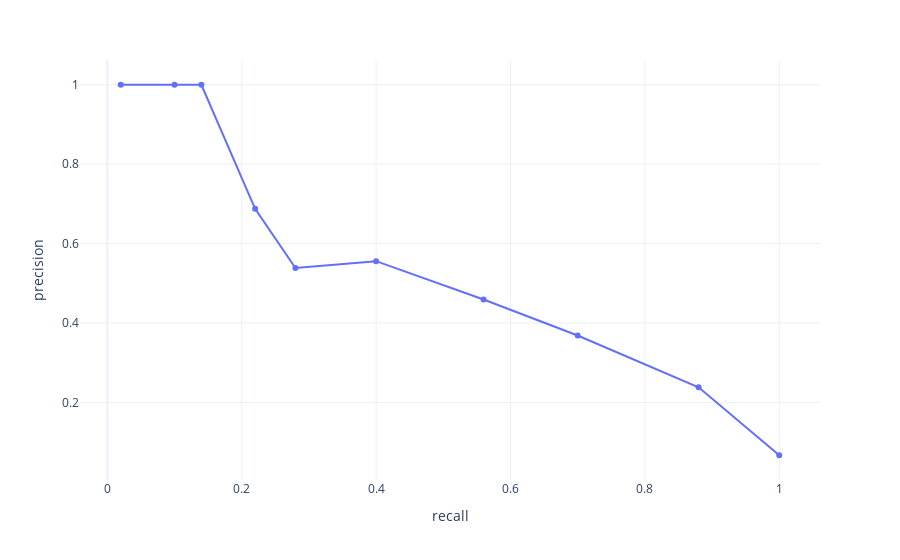

Source (notebook cell):
### Code cell
px.line(auc_pr.iloc[:-1], x="recall", y="precision", markers=True)

### Figure 1 — Plotly figure (JSON) as saved in the notebook; plotly's stock layout.template omitted (floating-point values rounded to 4 significant figures)
{"data": [{"hovertemplate": "recall=%{x}<br>precision=%{y}<extra></extra>", "legendgroup": "", "line": {"color": "#636efa", "dash": "solid"}, "marker": {"symbol": "circle"}, "mode": "lines+markers", "name": "", "orientation": "v", "showlegend": false, "type": "scatter", "x": [1, 0.88, 0.7, 0.56, 0.4, 0.28, 0.22, 0.14, 0.1, 0.02], "xaxis": "x", "y": [0.06667, 0.2378, 0.3684, 0.459, 0.5556, 0.5385, 0.6875, 1, 1, 1], "yaxis": "y"}], "layout": {"autosize": true, "legend": {"tracegroupgap": 0}, "margin": {"t": 60}, "xaxis": {"anchor": "y", "autorange": true, "domain": [0, 1], "range": [-0.03869, 1.059], "title": {"text": "recall"}, "type": "linear"}, "yaxis": {"anchor": "x", "autorange": true, "domain": [0, 1], "range": [-0.005599, 1.072], "title": {"text": "precision"}, "type": "linear"}}}
